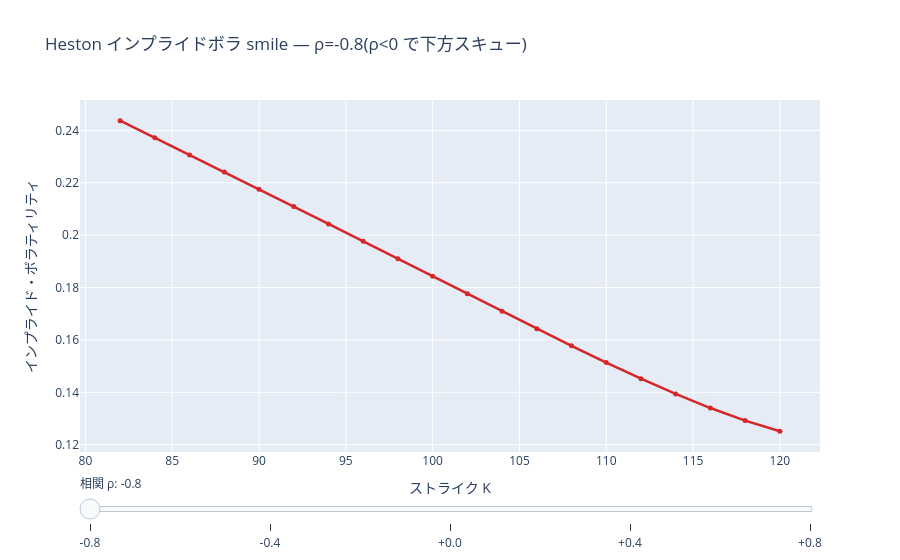

The notebook cell saved with this chart:
### Markdown cell above
## 5. Heston スマイルの形

- **$\rho$（相関）**: 符号がスキューの向き。$\rho<0$ で下方が高い（株式）、$\rho>0$ で上方。
- **$\xi$（vol-of-vol）**: スマイルの**曲率**。大きいほど両翼が持ち上がる。
- **$\kappa,\theta$**: 満期方向（期間構造）。$\kappa$ 大で速くフラットへ、$\theta$ が遠期の水準。

下のスライダーで $\rho$ を動かし、スキューが反転する様子を確認。

### Code cell
# Heston スマイル: ρ でスキューが反転（スライダー）
pv.plotly_heston_smile().show()

# ATM の IV は概ね √(瞬間分散) 付近、ρ がスキュー（傾き）を作る
atm_iv = volatility.implied_vol(fourier.cos_price(cf, 100, 100, r, T), 100, 100, r, T)
skew = (volatility.implied_vol(fourier.cos_price(cf, 100, 95, r, T), 100, 95, r, T)
        - volatility.implied_vol(fourier.cos_price(cf, 100, 105, r, T), 100, 105, r, T))
print(f"ATM IV ≈ {atm_iv:.4f}（√v0={np.sqrt(v0):.4f}）   95-105 スキュー = {skew:+.4f}（ρ<0 で正）")

### Figure 1 — Plotly figure (JSON) as saved in the notebook; plotly's stock layout.template omitted (floating-point values rounded to 4 significant figures)
{"data": [{"line": {"color": "#d62728", "width": 2.5}, "marker": {"size": 5}, "mode": "lines+markers", "name": "ρ=-0.8", "type": "scatter", "visible": true, "x": [82.0, 84.0, 86.0, 88.0, 90.0, 92.0, 94.0, 96.0, 98.0, 100.0, 102.0, 104.0, 106.0, 108.0, 110.0, 112.0, 114.0, 116.0, 118.0, 120.0], "y": [0.2437, 0.2372, 0.2306, 0.2241, 0.2175, 0.2109, 0.2043, 0.1976, 0.191, 0.1843, 0.1776, 0.1709, 0.1643, 0.1578, 0.1514, 0.1452, 0.1394, 0.134, 0.1292, 0.1251]}, {"line": {"color": "#d62728", "width": 2.5}, "marker": {"size": 5}, "mode": "lines+markers", "name": "ρ=-0.4", "type": "scatter", "visible": false, "x": [82.0, 84.0, 86.0, 88.0, 90.0, 92.0, 94.0, 96.0, 98.0, 100.0, 102.0, 104.0, 106.0, 108.0, 110.0, 112.0, 114.0, 116.0, 118.0, 120.0], "y": [0.2285, 0.2231, 0.2178, 0.2126, 0.2074, 0.2024, 0.1975, 0.1928, 0.1884, 0.1841, 0.1802, 0.1766, 0.1734, 0.1706, 0.1684, 0.1666, 0.1654, 0.1647, 0.1644, 0.1645]}, {"line": {"color": "#d62728", "width": 2.5}, "marker": {"size": 5}, "mode": "lines+markers", "name": "ρ=+0.0", "type": "scatter", "visible": false, "x": [82.0, 84.0, 86.0, 88.0, 90.0, 92.0, 94.0, 96.0, 98.0, 100.0, 102.0, 104.0, 106.0, 108.0, 110.0, 112.0, 114.0, 116.0, 118.0, 120.0], "y": [0.2082, 0.2041, 0.2001, 0.1964, 0.1929, 0.1898, 0.1869, 0.1844, 0.1824, 0.1808, 0.1798, 0.1792, 0.1792, 0.1796, 0.1805, 0.1818, 0.1834, 0.1853, 0.1874, 0.1896]}, {"line": {"color": "#d62728", "width": 2.5}, "marker": {"size": 5}, "mode": "lines+markers", "name": "ρ=+0.4", "type": "scatter", "visible": false, "x": [82.0, 84.0, 86.0, 88.0, 90.0, 92.0, 94.0, 96.0, 98.0, 100.0, 102.0, 104.0, 106.0, 108.0, 110.0, 112.0, 114.0, 116.0, 118.0, 120.0], "y": [0.1787, 0.1762, 0.1741, 0.1724, 0.1711, 0.1704, 0.1703, 0.1709, 0.172, 0.1739, 0.1762, 0.179, 0.1822, 0.1857, 0.1894, 0.1932, 0.1971, 0.201, 0.2049, 0.2088]}, {"line": {"color": "#d62728", "width": 2.5}, "marker": {"size": 5}, "mode": "lines+markers", "name": "ρ=+0.8", "type": "scatter", "visible": false, "x": [82.0, 84.0, 86.0, 88.0, 90.0, 92.0, 94.0, 96.0, 98.0, 100.0, 102.0, 104.0, 106.0, 108.0, 110.0, 112.0, 114.0, 116.0, 118.0, 120.0], "y": [0.1245, 0.1248, 0.1258, 0.1278, 0.1309, 0.1353, 0.1408, 0.1471, 0.154, 0.1611, 0.1683, 0.1754, 0.1823, 0.189, 0.1954, 0.2016, 0.2076, 0.2134, 0.219, 0.2243]}], "layout": {"sliders": [{"active": 0, "currentvalue": {"prefix": "相関 ρ: "}, "steps": [{"args": [{"visible": [true, false, false, false, false]}, {"title.text": "Heston インプライドボラ smile — ρ=-0.8(ρ<0 で下方スキュー)"}], "label": "-0.8", "method": "update"}, {"args": [{"visible": [false, true, false, false, false]}, {"title.text": "Heston インプライドボラ smile — ρ=-0.4(ρ<0 で下方スキュー)"}], "label": "-0.4", "method": "update"}, {"args": [{"visible": [false, false, true, false, false]}, {"title.text": "Heston インプライドボラ smile — ρ=+0.0(ρ<0 で下方スキュー)"}], "label": "+0.0", "method": "update"}, {"args": [{"visible": [false, false, false, true, false]}, {"title.text": "Heston インプライドボラ smile — ρ=+0.4(ρ<0 で下方スキュー)"}], "label": "+0.4", "method": "update"}, {"args": [{"visible": [false, false, false, false, true]}, {"title.text": "Heston インプライドボラ smile — ρ=+0.8(ρ<0 で下方スキュー)"}], "label": "+0.8", "method": "update"}]}], "title": {"text": "Heston インプライドボラ smile — ρ=-0.8(ρ<0 で下方スキュー)"}, "xaxis": {"title": {"text": "ストライク K"}}, "yaxis": {"title": {"text": "インプライド・ボラティリティ"}}}}
